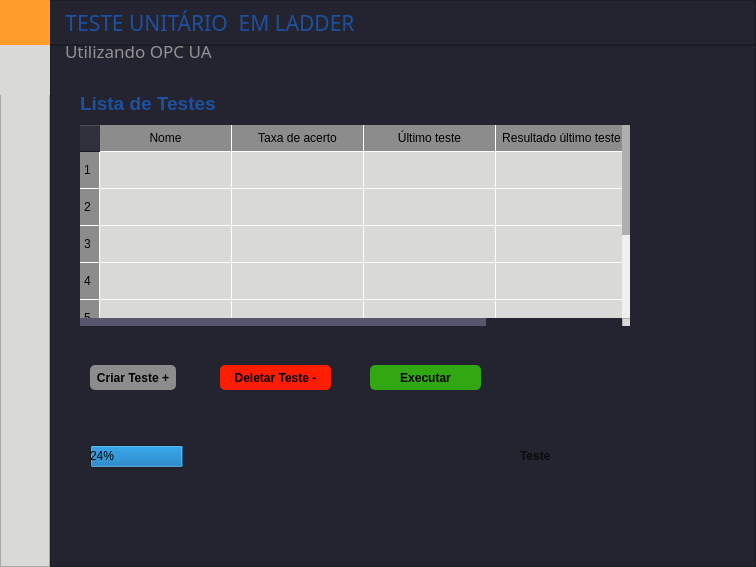
<?xml version="1.0" encoding="UTF-8"?>
<ui version="4.0">
 <class>MainWindow</class>
 <widget class="QMainWindow" name="MainWindow">
  <property name="geometry">
   <rect>
    <x>0</x>
    <y>0</y>
    <width>756</width>
    <height>567</height>
   </rect>
  </property>
  <property name="windowTitle">
   <string>MainWindow</string>
  </property>
  <property name="styleSheet">
   <string notr="true">/*Copyright (c) DevSec Studio. All rights reserved.

MIT License

Permission is hereby granted, free of charge, to any person obtaining a copy
of this software and associated documentation files (the &quot;Software&quot;), to deal
in the Software without restriction, including without limitation the rights
to use, copy, modify, merge, publish, distribute, sublicense, and/or sell
copies of the Software, and to permit persons to whom the Software is
furnished to do so, subject to the following conditions:

The above copyright notice and this permission notice shall be included in all
copies or substantial portions of the Software.

THE SOFTWARE IS PROVIDED *AS IS*, WITHOUT WARRANTY OF ANY KIND, EXPRESS OR
IMPLIED, INCLUDING BUT NOT LIMITED TO THE WARRANTIES OF MERCHANTABILITY,
FITNESS FOR A PARTICULAR PURPOSE AND NONINFRINGEMENT. IN NO EVENT SHALL THE
AUTHORS OR COPYRIGHT HOLDERS BE LIABLE FOR ANY CLAIM, DAMAGES OR OTHER
LIABILITY, WHETHER IN AN ACTION OF CONTRACT, TORT OR OTHERWISE, ARISING FROM,
OUT OF OR IN CONNECTION WITH THE SOFTWARE OR THE USE OR OTHER DEALINGS IN THE SOFTWARE.
*/

/*-----QWidget-----*/
QWidget
{
	background-color: #232430;
	color: #000000;
	border-color: #000000;

}


/*-----QLabel-----*/
QLabel
{
    background-color: #232430,0.0;
	color: #c1c1c1;
	border-color: #000000;

}


/*-----QPushButton-----*/
QPushButton
{
	background-color: #ff9c2b;
	color: #000000;
	font-weight: bold;
	border-style: solid;
	border-color: #000000;
	padding: 6px;

}


QPushButton::hover
{
	background-color: #ffaf5d;

}




/*-----QToolButton-----*/
QToolButton
{
	background-color: #ff9c2b;
	color: #000000;
	font-weight: bold;
	border-style: solid;
	border-color: #000000;
	padding: 6px;

}


QToolButton::hover
{
	background-color: #ffaf5d;

}


QToolButton::pressed
{
	background-color: #dd872f;

}


/*-----QLineEdit-----*/
QLineEdit
{
	background-color: #38394e;
	color: #c1c1c1;
	border-style: solid;
	border-width: 1px;
	border-color: #4a4c68;

}




/*-----QTabWidget-----*/
QTabWidget::pane 
{ 
    border: none;

}


QTabWidget::tab-bar 
{
    left: 5px; 

}


QTabBar::tab 
{
    color: #c1c1c1;
    min-width: 1px;
	padding-left: 25px;
	margin-left:-22px;
    height: 28px;
	border: none;

}


QTabBar::tab:selected 
{
    color: #c1c1c1;
	font-weight: bold;
    height: 28px;

}


QTabBar::tab:!first 
{
    margin-left: -20px;

}


QTabBar::tab:hover 
{
    color: #DDD;

}


/*-----QScrollBar-----*/
QScrollBar:horizontal 
{
    background-color: transparent;
    height: 8px;
    margin: 0px;
    padding: 0px;

}


QScrollBar::handle:horizontal 
{
    border: none;
	min-width: 100px;
    background-color: #56576c;

}


QScrollBar::add-line:horizontal, 
QScrollBar::sub-line:horizontal,
QScrollBar::add-page:horizontal, 
QScrollBar::sub-page:horizontal 
{
    width: 0px;
    background-color: transparent;

}


QScrollBar:vertical 
{
    background-color: transparent;
    width: 8px;
    margin: 0;
    background-color: #232430,0.0;

}


QScrollBar::handle:vertical 
{
    border: none;
	min-height: 100px;
	
	background-color: rgb(175, 175, 175);

}


QScrollBar::add-line:vertical, 
QScrollBar::sub-line:vertical,
QScrollBar::add-page:vertical, 
QScrollBar::sub-page:vertical 
{
    height: 0px;
    background-color: transparent;

}
</string>
  </property>
  <widget class="QWidget" name="centralwidget">
   <layout class="QVBoxLayout" name="verticalLayout">
    <property name="spacing">
     <number>0</number>
    </property>
    <property name="leftMargin">
     <number>0</number>
    </property>
    <property name="topMargin">
     <number>0</number>
    </property>
    <property name="rightMargin">
     <number>0</number>
    </property>
    <property name="bottomMargin">
     <number>0</number>
    </property>
    <item>
     <widget class="QFrame" name="frame">
      <property name="maximumSize">
       <size>
        <width>16777215</width>
        <height>45</height>
       </size>
      </property>
      <property name="styleSheet">
       <string notr="true"/>
      </property>
      <property name="frameShape">
       <enum>QFrame::NoFrame</enum>
      </property>
      <property name="frameShadow">
       <enum>QFrame::Raised</enum>
      </property>
      <layout class="QHBoxLayout" name="horizontalLayout_2">
       <property name="spacing">
        <number>0</number>
       </property>
       <property name="leftMargin">
        <number>0</number>
       </property>
       <property name="topMargin">
        <number>0</number>
       </property>
       <property name="rightMargin">
        <number>0</number>
       </property>
       <property name="bottomMargin">
        <number>0</number>
       </property>
       <item>
        <widget class="QFrame" name="frame_5">
         <property name="frameShape">
          <enum>QFrame::StyledPanel</enum>
         </property>
         <property name="frameShadow">
          <enum>QFrame::Raised</enum>
         </property>
         <widget class="QLabel" name="label_TITULO">
          <property name="geometry">
           <rect>
            <x>60</x>
            <y>0</y>
            <width>361</width>
            <height>45</height>
           </rect>
          </property>
          <property name="font">
           <font>
            <family>Impact</family>
            <pointsize>16</pointsize>
            <weight>50</weight>
            <italic>false</italic>
            <bold>false</bold>
           </font>
          </property>
          <property name="styleSheet">
           <string notr="true">color:rgba(30,80,159,255);
font: 16pt &quot;Impact&quot;;
</string>
          </property>
          <property name="text">
           <string> TESTE UNITÁRIO  EM LADDER</string>
          </property>
         </widget>
         <widget class="QPushButton" name="Button_home">
          <property name="geometry">
           <rect>
            <x>0</x>
            <y>0</y>
            <width>50</width>
            <height>45</height>
           </rect>
          </property>
          <property name="layoutDirection">
           <enum>Qt::LeftToRight</enum>
          </property>
          <property name="styleSheet">
           <string notr="true">background-color: rgba(217,217,215,255);
QPushButton::pressed
{
	
	background-color: rgb(112, 112, 112);

}
</string>
          </property>
          <property name="text">
           <string notr="true"/>
          </property>
          <property name="icon">
           <iconset>
            <normaloff>homenew.png</normaloff>homenew.png</iconset>
          </property>
          <property name="iconSize">
           <size>
            <width>64</width>
            <height>50</height>
           </size>
          </property>
         </widget>
         <widget class="QLabel" name="label_16">
          <property name="geometry">
           <rect>
            <x>50</x>
            <y>0</y>
            <width>731</width>
            <height>51</height>
           </rect>
          </property>
          <property name="text">
           <string/>
          </property>
          <property name="pixmap">
           <pixmap>fundo.jpg</pixmap>
          </property>
         </widget>
         <zorder>label_16</zorder>
         <zorder>label_TITULO</zorder>
         <zorder>Button_home</zorder>
        </widget>
       </item>
      </layout>
     </widget>
    </item>
    <item>
     <widget class="QFrame" name="frame_2">
      <property name="styleSheet">
       <string notr="true"/>
      </property>
      <property name="frameShape">
       <enum>QFrame::NoFrame</enum>
      </property>
      <property name="frameShadow">
       <enum>QFrame::Raised</enum>
      </property>
      <layout class="QHBoxLayout" name="horizontalLayout">
       <property name="spacing">
        <number>0</number>
       </property>
       <property name="leftMargin">
        <number>0</number>
       </property>
       <property name="topMargin">
        <number>0</number>
       </property>
       <property name="rightMargin">
        <number>0</number>
       </property>
       <property name="bottomMargin">
        <number>0</number>
       </property>
       <item>
        <widget class="QFrame" name="menu_esquedo">
         <property name="minimumSize">
          <size>
           <width>50</width>
           <height>0</height>
          </size>
         </property>
         <property name="maximumSize">
          <size>
           <width>50</width>
           <height>16777215</height>
          </size>
         </property>
         <property name="styleSheet">
          <string notr="true">background-color: rgba(217,217,215,255);</string>
         </property>
         <property name="frameShape">
          <enum>QFrame::StyledPanel</enum>
         </property>
         <property name="frameShadow">
          <enum>QFrame::Raised</enum>
         </property>
         <widget class="QPushButton" name="Button_INFO">
          <property name="geometry">
           <rect>
            <x>0</x>
            <y>0</y>
            <width>50</width>
            <height>50</height>
           </rect>
          </property>
          <property name="styleSheet">
           <string notr="true">
QPushButton::pressed
{
	
	background-color: rgb(112, 112, 112);

}
</string>
          </property>
          <property name="text">
           <string/>
          </property>
          <property name="icon">
           <iconset>
            <normaloff>config.png</normaloff>config.png</iconset>
          </property>
          <property name="iconSize">
           <size>
            <width>67</width>
            <height>50</height>
           </size>
          </property>
          <property name="autoRepeatDelay">
           <number>0</number>
          </property>
          <property name="autoDefault">
           <bool>false</bool>
          </property>
         </widget>
        </widget>
       </item>
       <item>
        <widget class="QFrame" name="frame_4">
         <property name="styleSheet">
          <string notr="true"/>
         </property>
         <property name="frameShape">
          <enum>QFrame::StyledPanel</enum>
         </property>
         <property name="frameShadow">
          <enum>QFrame::Raised</enum>
         </property>
         <widget class="QLabel" name="label_fundo">
          <property name="geometry">
           <rect>
            <x>-4</x>
            <y>-20</y>
            <width>711</width>
            <height>551</height>
           </rect>
          </property>
          <property name="text">
           <string/>
          </property>
          <property name="pixmap">
           <pixmap>fundo.jpg</pixmap>
          </property>
         </widget>
         <widget class="QPushButton" name="Button_Criar_teste">
          <property name="geometry">
           <rect>
            <x>40</x>
            <y>320</y>
            <width>86</width>
            <height>25</height>
           </rect>
          </property>
          <property name="styleSheet">
           <string notr="true">
QPushButton::pressed
{
	
	background-color: rgb(112, 112, 112);

}
QPushButton{
border-radius: 5px;
	background-color: rgb(140, 140, 140);
}</string>
          </property>
          <property name="text">
           <string>Criar Teste +</string>
          </property>
         </widget>
         <widget class="QLabel" name="label_lista_de_testes">
          <property name="geometry">
           <rect>
            <x>30</x>
            <y>50</y>
            <width>191</width>
            <height>16</height>
           </rect>
          </property>
          <property name="maximumSize">
           <size>
            <width>276</width>
            <height>39</height>
           </size>
          </property>
          <property name="font">
           <font>
            <family>MS Shell Dlg 2</family>
            <pointsize>14</pointsize>
            <weight>75</weight>
            <bold>true</bold>
           </font>
          </property>
          <property name="styleSheet">
           <string notr="true">color:rgba(30,80,159,255);
</string>
          </property>
          <property name="text">
           <string>Lista de Testes</string>
          </property>
         </widget>
         <widget class="QLabel" name="label_SubTITULO">
          <property name="geometry">
           <rect>
            <x>15</x>
            <y>-10</y>
            <width>351</width>
            <height>31</height>
           </rect>
          </property>
          <property name="font">
           <font>
            <family>Impact</family>
            <pointsize>13</pointsize>
            <weight>50</weight>
            <italic>false</italic>
            <bold>false</bold>
           </font>
          </property>
          <property name="styleSheet">
           <string notr="true">color:rgba(146,146,146,255);
font: 13pt &quot;Impact&quot;;
</string>
          </property>
          <property name="text">
           <string>Utilizando OPC UA</string>
          </property>
         </widget>
         <widget class="QPushButton" name="Button_deletar_teste">
          <property name="geometry">
           <rect>
            <x>170</x>
            <y>320</y>
            <width>111</width>
            <height>25</height>
           </rect>
          </property>
          <property name="styleSheet">
           <string notr="true">
QPushButton::pressed
{
	
	color: rgb(255, 255, 255);
	background-color: rgb(180, 12, 0);
}
QPushButton{
	background-color: rgb(255, 29, 0);
border-radius: 5px;
}</string>
          </property>
          <property name="text">
           <string>Deletar Teste -</string>
          </property>
         </widget>
         <widget class="QPushButton" name="Button_executar_teste">
          <property name="geometry">
           <rect>
            <x>320</x>
            <y>320</y>
            <width>111</width>
            <height>25</height>
           </rect>
          </property>
          <property name="styleSheet">
           <string notr="true">
QPushButton::pressed
{
	
	color: rgb(255, 255, 255);
	background-color: rgb(0, 108, 0);
}
QPushButton{
	background-color: rgb(49, 167, 17);
border-radius: 5px;
	border-bottom-color: rgb(11, 11, 11);

}</string>
          </property>
          <property name="text">
           <string>Executar</string>
          </property>
         </widget>
         <widget class="QTableWidget" name="tableWidget">
          <property name="geometry">
           <rect>
            <x>30</x>
            <y>80</y>
            <width>550</width>
            <height>201</height>
           </rect>
          </property>
          <property name="sizePolicy">
           <sizepolicy hsizetype="Expanding" vsizetype="Expanding">
            <horstretch>0</horstretch>
            <verstretch>0</verstretch>
           </sizepolicy>
          </property>
          <property name="baseSize">
           <size>
            <width>0</width>
            <height>0</height>
           </size>
          </property>
          <property name="styleSheet">
           <string notr="true">QTableWidget { 
  background-color: rgba(217,217,215,255);
  gridline-color:  rgb(229, 229, 229);
    gridline-color: #fffff8;
   border-radius: 10px;


}

QTableWidget QTableCornerButton::section {
    background-color: rgba(217,217,215,255);
    border-radius: 10px;

}


QHeaderView::section {
    
	background-color: rgb(140, 140, 140);
    padding: 4px;
    font-size: 9pt;
    border-style: none;
    border-bottom: 1px solid #fffff8;
    border-right: 1px solid #fffff8;

}</string>
          </property>
          <property name="sizeAdjustPolicy">
           <enum>QAbstractScrollArea::AdjustIgnored</enum>
          </property>
          <property name="rowCount">
           <number>7</number>
          </property>
          <property name="columnCount">
           <number>4</number>
          </property>
          <attribute name="horizontalHeaderDefaultSectionSize">
           <number>132</number>
          </attribute>
          <attribute name="horizontalHeaderMinimumSectionSize">
           <number>55</number>
          </attribute>
          <attribute name="verticalHeaderCascadingSectionResizes">
           <bool>false</bool>
          </attribute>
          <attribute name="verticalHeaderMinimumSectionSize">
           <number>37</number>
          </attribute>
          <row>
           <property name="text">
            <string>1</string>
           </property>
          </row>
          <row>
           <property name="text">
            <string>2</string>
           </property>
          </row>
          <row>
           <property name="text">
            <string>3</string>
           </property>
          </row>
          <row>
           <property name="text">
            <string>4</string>
           </property>
          </row>
          <row>
           <property name="text">
            <string>5</string>
           </property>
          </row>
          <row/>
          <row/>
          <column>
           <property name="text">
            <string>Nome</string>
           </property>
          </column>
          <column>
           <property name="text">
            <string>Taxa de acerto</string>
           </property>
          </column>
          <column>
           <property name="text">
            <string>Último teste</string>
           </property>
          </column>
          <column>
           <property name="text">
            <string>Resultado último teste</string>
           </property>
          </column>
         </widget>
         <widget class="QProgressBar" name="progressBar">
          <property name="geometry">
           <rect>
            <x>40</x>
            <y>400</y>
            <width>391</width>
            <height>23</height>
           </rect>
          </property>
          <property name="styleSheet">
           <string notr="true">border-radius: 5px;

</string>
          </property>
          <property name="value">
           <number>24</number>
          </property>
          <property name="alignment">
           <set>Qt::AlignLeading|Qt::AlignLeft|Qt::AlignVCenter</set>
          </property>
         </widget>
         <widget class="QLabel" name="label_teste_sendo_executado">
          <property name="geometry">
           <rect>
            <x>470</x>
            <y>400</y>
            <width>101</width>
            <height>21</height>
           </rect>
          </property>
          <property name="font">
           <font>
            <pointsize>9</pointsize>
            <weight>75</weight>
            <italic>false</italic>
            <bold>true</bold>
           </font>
          </property>
          <property name="styleSheet">
           <string notr="true">color: rgb(11, 11, 11);
border-radius: 5px;
</string>
          </property>
          <property name="text">
           <string>Teste</string>
          </property>
         </widget>
        </widget>
       </item>
      </layout>
     </widget>
    </item>
   </layout>
  </widget>
 </widget>
 <resources/>
 <connections/>
</ui>
